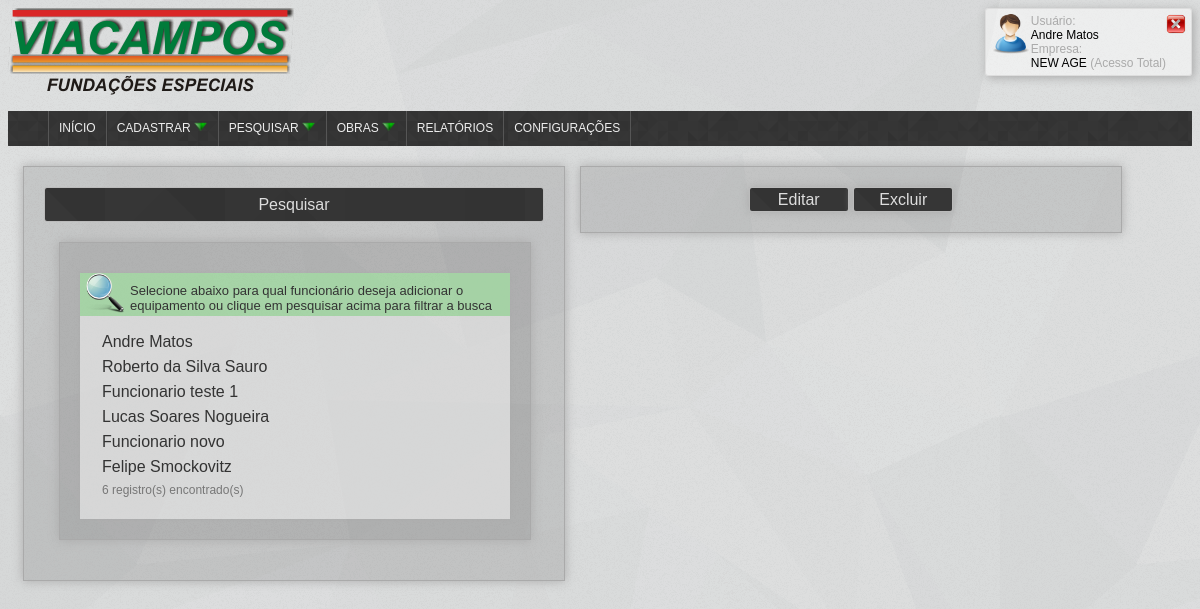
Page /administrator/add_epiXfunc.php (signed in) on the committed database.
### tables this page shows
CREATE TABLE IF NOT EXISTS `funcionario` (
  `id_tabela` int(11) NOT NULL,
  `cod_serie` varchar(255) NOT NULL,
  `id` int(11) NOT NULL,
  `nome` varchar(255) NOT NULL,
  `cpf` varchar(14) NOT NULL,
  `rg` varchar(12) NOT NULL,
  `org_em_rg` varchar(255) NOT NULL,
  `data_em_rg` date NOT NULL,
  `num_tit_eleitor` varchar(30) NOT NULL,
  `data_nasc` date NOT NULL,
  `telefone` varchar(15) NOT NULL,
  `email` varchar(255) NOT NULL,
  `email_empresa` varchar(255) NOT NULL,
  `senha` varchar(255) NOT NULL,
  `is_admin` int(11) NOT NULL,
  `id_cbo` int(11) NOT NULL,
  `id_endereco` int(11) NOT NULL,
  `id_turno` int(11) NOT NULL,
  `id_empresa` int(11) NOT NULL,
  `id_empresa_filial` int(11) NOT NULL,
  `id_supervisor` int(11) NOT NULL,
  `id_dados_bancarios` int(11) NOT NULL,
  `data_adm` date NOT NULL COMMENT 'Data de admissão',
  `data_dem` date NOT NULL COMMENT 'Data de demissão',
  `salario_base` double NOT NULL,
  `qtd_horas_sem` int(11) NOT NULL,
  `num_cart_trab` varchar(50) NOT NULL,
  `num_serie_cart_trab` varchar(50) NOT NULL,
  `id_uf_cart_trab` int(11) NOT NULL COMMENT 'id do estado',
  `num_pis` varchar(20) NOT NULL,
  `data_ini` date NOT NULL COMMENT 'data inicio da validade do registro',
  `data_fim` date NOT NULL COMMENT 'data fim da validade do registro',
  `oculto` int(11) NOT NULL
);

### model/class_funcionario_bd.php (called while the page is built, shortened)
<?php
require_once(dirname(__FILE__) . "/../global.php");
class Funcionario{
	public function get_ultimos_func($qtd){
		$sql = new Sql();
		$g = new Glob();
		$return = array();
		$aux=0;
		$query = "SELECT * FROM funcionario WHERE oculto = 0 && id_empresa = '".$_SESSION['id_empresa']."' ORDER BY id_tabela DESC LIMIT $qtd";
		$query_tra = $g->tratar_query($query);
		while($result =  mysql_fetch_array($query_tra)){
			$return[$aux][0] = $result['id'];
			$return[$aux][1] = $result['nome'];
			$aux++;
		}
		if($aux == 0){
			echo '<div class="msg">Nenhum funcionário encontrado!</div>';
		}else{
			return $return;
		}
	}
}
 ?>

### global.php (called while the page is built, shortened)
<?php
class Glob{
    function tratar_query($query)
    {
        $args = func_get_args();
        $query = array_shift($args);
        array_unshift($args, $query);
        $query = call_user_func_array('sprintf', $args);
        return mysql_query($query);
    }
}
?>

### administrator/add_epiXfunc.php (the view, shortened to what this page needs)
<?php
 include("../model/class_funcionario_bd.php");
 ?>
<head>
   <link rel="stylesheet" type="text/css" href="style.css">
</head>
<body>
   <?php include_once("../view/topo.php"); ?>
   <div class="formulario">
          <?php if(!isset($_GET['tipo'])){ ?>
                    <input type="button" class="button2" value="Pesquisar" onclick="buscar_editar('1')">
                    <div id="result1">
                          <?php
                            $funcionario = new Funcionario();
                            $funcionario = $funcionario->get_ultimos_func(10);
                           ?>
                          <div class="formulario" style="width:430px; style='float:left'">
                              <div class="msg" style="float:left">
                                <div style="float:left; background-color:rgba(50,200,50,0.3); width:100%; height:43px; text-align:left; margin-top:-20px;">
                                  <div style="float:left; margin-left:5px;"><img src="../images/search-icon.png" style="width:40px;"></div>
                                  <div style="float:left; margin-left:5px; margin-top:10px; font-size:18px; color:#333;"><span>Selecione abaixo para qual funcionário deseja adicionar o<br />equipamento ou clique em pesquisar acima para filtrar a busca</span></div>
                                </div>
                                <table style="float:left" class="table-pesquisa">
                                  <?php
                                    $cont=0;
                                    if($funcionario)
                                      foreach($funcionario as $key => $value){
                                        echo "<tr><td style='padding-left:20px;'><a href='add_epiXfunc.php?tipo=cadastrar&id=".$funcionario[$key][0]."'>".$funcionario[$key][1]."</a></td></tr>";
                                        $cont++;
                                      }
                                      echo '<tr><td style="padding-left:20px; font-size: 12px; color:#777;">'.$cont. " registro(s) encontrado(s)</td></tr>";
                                   ?>
                                </table>
                              </div>
                            </div>
                    </div>
          <?php } ?>
    </div>
    <?php include("informacoes_func_epi.php") ?>
</body>

### administrator/style.css (style rules this page uses)
body { background: url("../images/shattered.png"); font-family: Arial; }
body span, body table tr td span { font-size: 13px; }
.msg { width:100%; text-align: center; background-color: rgba(255,255,255,0.5); box-shadow: 0px 0px 5px #aaa; padding: 20px 0px 20px 0px; margin-top: 10px; float: left; }
.msg a { text-decoration: none; color: #333; }
.formulario table { margin-top: 10px; }
.formulario table td { padding-top:5px; }
.formulario { padding:20px; box-shadow: 0px 0px 10px #aaa; float: left; margin-top: 20px; margin-left: 15px; border: 1px solid#aaa; margin-bottom: 20px; width: 500px; text-align: center; background-color: rgba(100,100,100,0.2); }
.formulario a { text-decoration: none; color: #333; }
.button2 { background: url("../images/footer_lodyas.png"); width: 500px; height: 35px; color:#ddd; border: 1px solid#bbb; border-radius: 3px; text-align: center; font-size:16px; }
.table-pesquisa td { padding: 0px 3px 0px 3px; }

### rows in the picture
funcionario: nome "Andre Matos"
funcionario: nome "Roberto da Silva Sauro"
funcionario: nome "Funcionario teste 1"
funcionario: nome "Lucas Soares Nogueira"
funcionario: nome "Funcionario novo"
funcionario: nome "Felipe Smockovitz"

### other values in the picture
$_SESSION["user"] "Andre Matos"
$_SESSION['empresa'] "NEW AGE"
$nivel_acesso "Acesso Total"
$cont "6"
